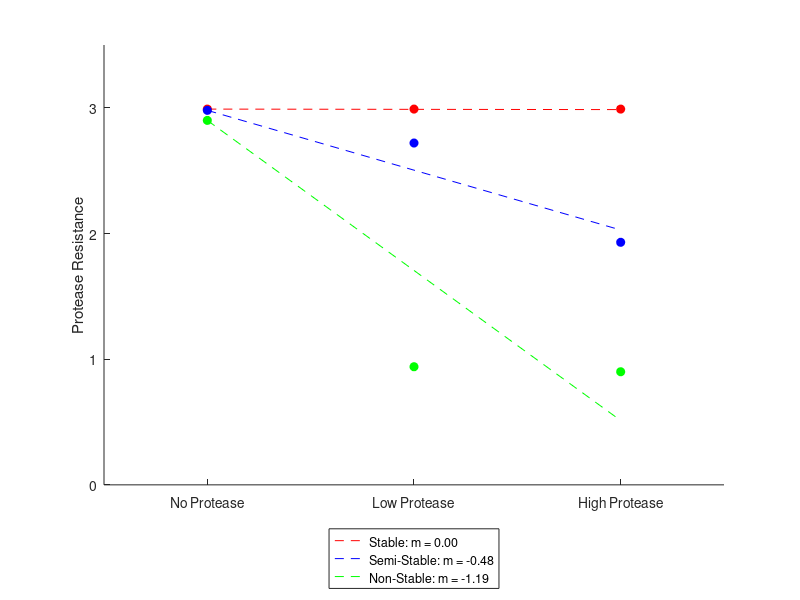

This figure's MATLAB source: (Note: this script raises an error after producing the figure.)
stab=[2.99 2.99 2.99];
med=[2.98 2.72 1.93];
low=[2.90 0.94 0.90];

figure
hold on
scatter(0:2,stab,'filled','o','MarkerFaceColor',[1 0 0],'MarkerEdgeColor',[1 0 0])
P1=-0.002;
a=plot((0:2),P1(1)*(0:2)+stab(1),'Color',[1 0 0],'DisplayName','Stable: m = 0.00','LineStyle','--');

scatter(0:2,med,'filled','o','MarkerFaceColor',[0 0 1],'MarkerEdgeColor',[0 0 1])
P2=-0.476;
b=plot((0:2),P2(1)*(0:2)+med(1),'Color',[0 0 1],'DisplayName','Semi-Stable: m = -0.48','LineStyle','--');

scatter(0:2,low,'filled','o','MarkerFaceColor',[0 1 0],'MarkerEdgeColor',[0 1 0])
P3=-1.194;
c=plot((0:2),P3(1)*(0:2)+low(1),'Color',[0 1 0],'DisplayName','Non-Stable: m = -1.19','LineStyle','--');

xlim([-0.5 2.5])
ylim([0 3.5])
xticks([0 1 2])
yticks([0 1 2 3])
xticklabels({'No Protease','Low Protease','High Protease'})
ylabel('Protease Resistance')
lg=legend([a b c],'Location','SouthOutside');
lg.Title.String=('Slope \propto Stability');
lg.FontSize=6;
lg.FontName='Arial';
h=gcf;
set(h,'Units','inches')
set(h,'Position',[0.1 0.1 2.5 1])
set(gca,'FontName','Arial','fontsize',6)
print(h,'C:\Users\alexg\Google Drive\Hackel Lab Share\Research Updates\A Golinski\ProtID Final\paper\PNAS\Matlab figures\7_a4n','-dpng','-r300')
hold off